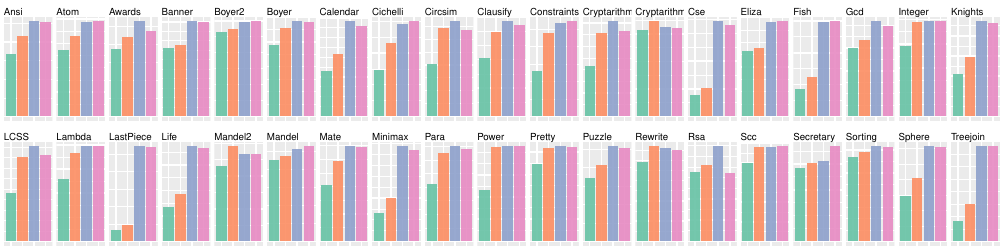

This chart was generated by the following R code:
#!/usr/bin/env Rscript
args <- commandArgs(trailingOnly=TRUE)


library(RColorBrewer)
library(ggplot2)
library(gridExtra)

data <- read.csv(args[1])
# data <- read.csv("2_size_res.txt")

datas <- split(data, rep(1:(nrow(data) %/% 4 + 1), each = 4, length.out = nrow(data)))

plotf <- function (d) {
  whichone <- d$which_one
  d$ordered_which <- factor(whichone, levels = c(whichone[4], whichone[3], whichone[1], whichone[2]))
  ggplot(data = d, aes(x=ordered_which, y=object_file_size, fill=ordered_which)) +
    geom_bar(stat="identity", alpha=0.9) +
    scale_fill_brewer(palette="Set2") +
    theme(legend.position="none") +
    ggtitle(substring(d$test_name, 0, nchar(d$test_name) - 3)) +
    theme(
      axis.title.x = element_blank(),
      axis.title.y = element_blank(),
      # axis.text.x = element_text(angle = 90, vjust = 0.5, hjust=1),
      axis.text.x = element_blank(),
      axis.text.y = element_blank(),
      axis.ticks.x = element_blank(),
      axis.ticks.y = element_blank(),
      plot.title = element_text(vjust = -3, size = 6.5),
      plot.margin=unit(c(0,0,0,0), "pt")
    )
}

plots <- lapply(datas, plotf)
pdf("size.pdf", width = 10, height = 2.5)
grid.arrange(grobs = plots, ncol = 19, nrow = 2)
dev.off()


#======= compute average size growth

f <- function (f) { function (d) {
  sizes <- d$object_file_size
  ratio <- sizes[2] / sizes[4]
  if (f(ratio)) { ratio } else { NaN }
} }
sprintf(
  "geometric mean (after float out / original) over %d tests: %f",
  length(datas),
  exp(mean(log({
    tmp <- unlist(lapply(datas, f(function (ratio) { TRUE })))
    tmp[!is.na(tmp)]
  })))
)
# sprintf(
#   "average (after float out / original) over %d tests (without `fish`):",
#   mean({
#     tmp <- unlist(lapply(datas, f(function (ratio) { ratio < 100 })))
#     tmp[!is.na(tmp)]
#   })
# )
factorThreshold <- 2
sprintf(
  "percentage of the tests whose code size does not grow by a factor of %f: %f",
  factorThreshold,
  {
    tmp <- unlist(lapply(datas, f(function (ratio) { ratio < factorThreshold })))
    length(tmp[!is.na(tmp)]) / length(tmp)
  }
)

sprintf(
  "the median: %f",
  median(sort(unlist(lapply(datas, f(function (dummy) {TRUE})))))
)
print("numbers to names:")
print(unlist(lapply(datas, function (d) {
  names <- d$test_name
  names[1]
})))
print("all numbers sorted:")
print(sort(unlist(lapply(datas, f(function (dummy) {TRUE})))))